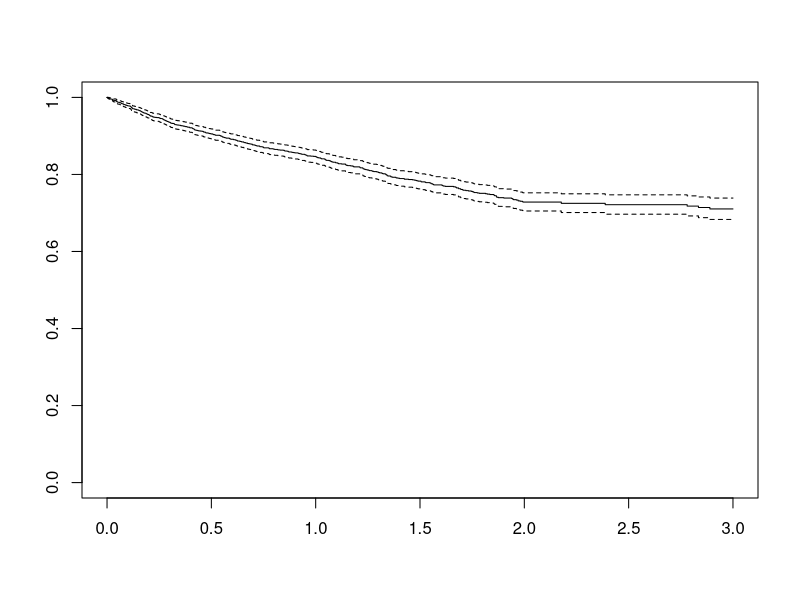
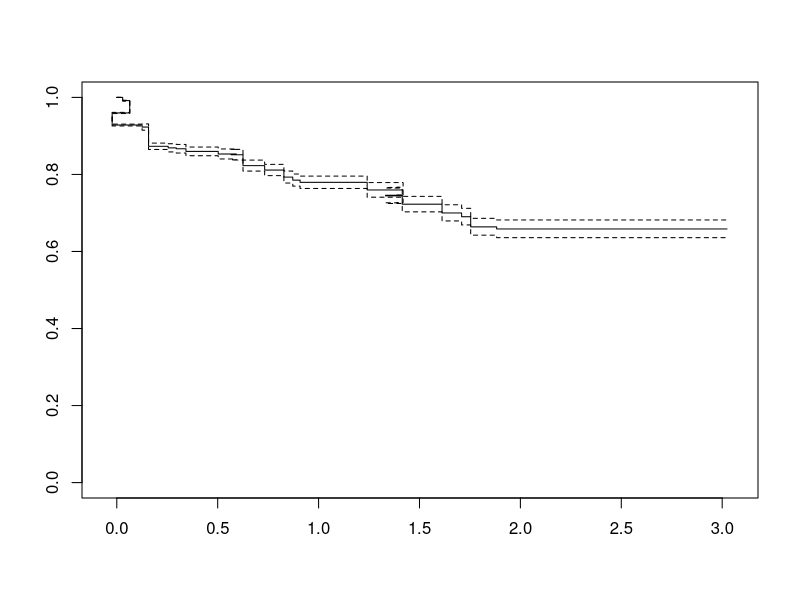

Reproduce these figures in R, in order.
###################################
#
# Simple script to load 
# survival data and show 
# survival functionality
#
###################################

####################
# Load libraries
####################
library(survival)
library(RANN)

##############
# Load data
##############
file <- read.csv(file = "expand_no_missing_study1.csv", header = TRUE, stringsAsFactors = FALSE)

SURVTIME  <- as.numeric(file$survtime)
EVENT     <- as.numeric(file$cens)
STARTTIME <- as.numeric(file$starttime)
ENDTIME   <- as.numeric(file$endtime)

AGE <- as.numeric(file$age.60)

# build survival object
s <- survival::Surv(time=SURVTIME,event=EVENT)
# survival::coxph(formula = "survival::Surv(time=SURVTIME,event=EVENT) ~ file$age.60", data = file)



##################
# Plotting
##################
my_surv = Surv(SURVTIME, EVENT)
no_noise <- survfit(Surv(SURVTIME, EVENT) ~ 1)
survfit_model_variable <- survfit(Surv(SURVTIME, EVENT) ~ 1)

# original survival curve
plot(survfit_model_variable)

#noise = 0.0003 # 0.03 0.26
noise = 0.03
percentage <- noise



##########################################
# Approach 1: probabilistic anonymization
#     add noise before plotting
#
# add noise to:
# surv (i.e. proportion surviving)
# time (times at which events occur, ie when the proportion changes)
# this is for the y axis
# and for time on x axis
##########################################
for ( i_temp_counter_inner in c(2:length(survfit_model_variable$surv)) )
{
  # current value, upper, lower at this index
  value_temp <- survfit_model_variable$surv[i_temp_counter_inner]
  upper_temp <- survfit_model_variable$upper[i_temp_counter_inner]
  lower_temp <- survfit_model_variable$lower[i_temp_counter_inner]
  
  # previous value, upper, lower
  prev_value_temp <- survfit_model_variable$surv[i_temp_counter_inner - 1]
  prev_upper_temp <- survfit_model_variable$upper[i_temp_counter_inner - 1]
  prev_lower_temp <- survfit_model_variable$lower[i_temp_counter_inner - 1]
  
  # add some noise 
  # TODO: make noise a percentage of previous OR current value
  # delta_noise <- abs(stats::rnorm(n = 1, mean = value_temp, sd = percentage * value_temp))
  delta_noise <- stats::rnorm(n = 1, mean = 0, sd = percentage)
  
  # SUBTRACT this noise from the PREVIOUS VALUE if it does not cause problems with monotonicity
  
  value_noise = value_temp - delta_noise
  upper_noise = upper_temp - delta_noise
  lower_noise = lower_temp - delta_noise
  
  if (prev_value_temp >= value_noise)
  {
    survfit_model_variable$surv[i_temp_counter_inner] <- value_noise
    survfit_model_variable$upper[i_temp_counter_inner] <- upper_noise
    survfit_model_variable$lower[i_temp_counter_inner] <- lower_noise
  }
  else
  {
    survfit_model_variable$surv[i_temp_counter_inner] = prev_value_temp
    survfit_model_variable$upper[i_temp_counter_inner] = prev_upper_temp
    survfit_model_variable$lower[i_temp_counter_inner] = prev_lower_temp
  }
  
  survfit_model_variable$mono[i_temp_counter_inner] = prev_value_temp - survfit_model_variable$surv[i_temp_counter_inner]
  
  #new noise for x axis
  #needs more work, also monotonic
  delta_noise <- stats::rnorm(n = 1, mean = 0, sd = percentage)
  survfit_model_variable$time[i_temp_counter_inner] <- survfit_model_variable$time[i_temp_counter_inner] - delta_noise
  
}

# modified survival curve
plot(survfit_model_variable)





##########################################
# Approach 2: deterministic anonymization
#
##########################################

# TODO: Demetris code here
